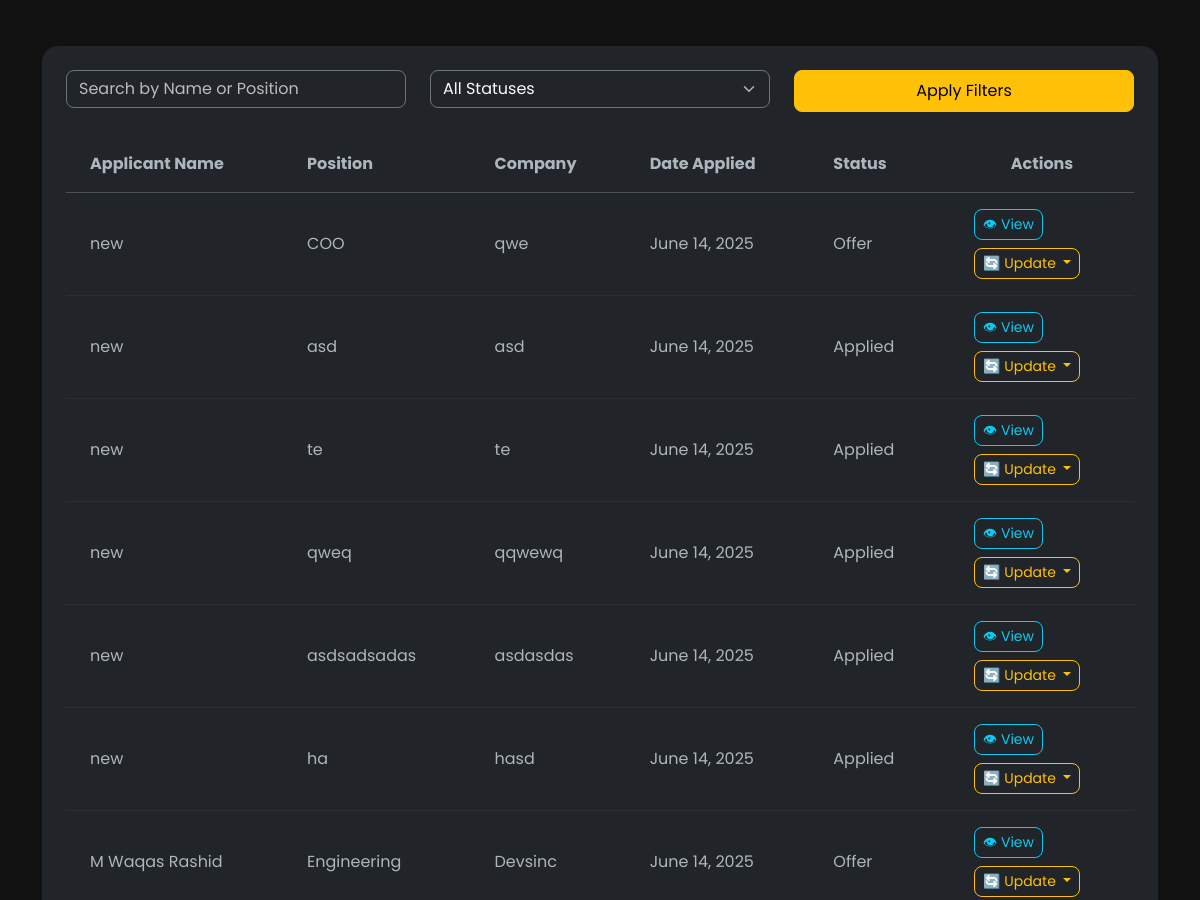
Before: /tracker/history/ (signed in, middle part) with the older database file.
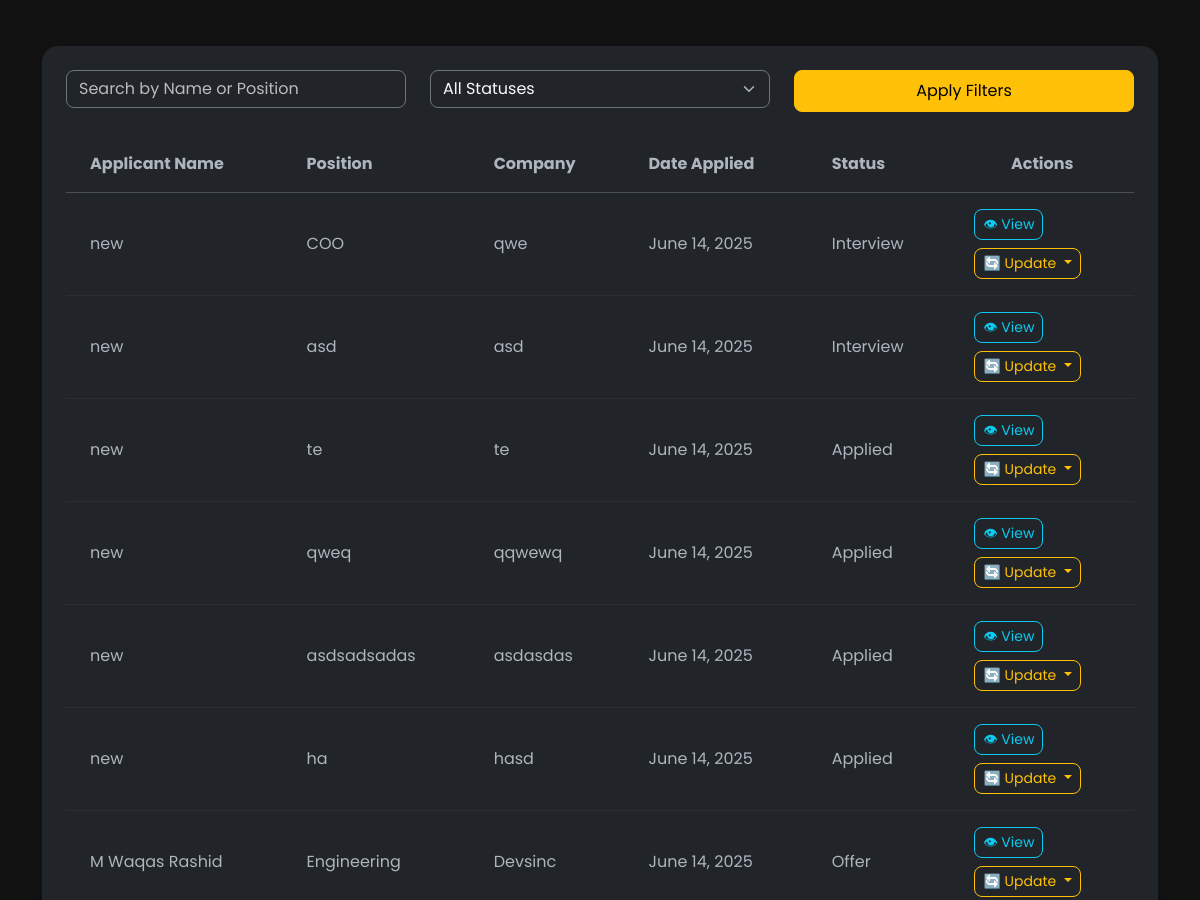
After: the same page with the newer database file.
### tracker/models.py (models this page shows, shortened)
class Application(models.Model):
    STATUS_CHOICES = [
        ('pending', 'Pending'),
        ('applied', 'Applied'),
        ('interview', 'Interview'),
        ('offer', 'Offer'),
        ('rejected', 'Rejected'),
        ('joined', 'Joined'),
        ('dropped', 'Dropped'),
    ]
    applicant = models.ForeignKey(Applicant, on_delete=models.CASCADE, null=True, blank=True)
    job = models.ForeignKey(Job, on_delete=models.CASCADE, null=True, blank=True)
    date_applied = models.DateField()  # Application Date
    status = models.CharField(max_length=50, choices=STATUS_CHOICES, default='pending')
    notes = models.TextField(blank=True)  # Additional Notes
    cover_letter = models.TextField(blank=True)  # Cover Letter
    resume = models.FileField(upload_to='resumes/', blank=True, null=True)  # Resume file upload
    deadline = models.DateField(null=True, blank=True)  # Application Deadline

class Applicant(models.Model):
    user = models.ForeignKey(User, on_delete=models.CASCADE, null=True, blank=True)
    name = models.CharField(max_length=255)
    email = models.EmailField()
    phone = models.CharField(max_length=15)

class Job(models.Model):
    title = models.CharField(max_length=255)
    company = models.CharField(max_length=255)
    website_link = models.URLField(max_length=200)
    source = models.CharField(max_length=255)  # From where the job was applied (e.g., LinkedIn, Indeed, etc.)

### tracker/views.py (the view)
# urls.py: path('history/', views.application_history, name='application_history'),
@login_required
def application_history(request):
    user = request.user
    applications = Application.objects.filter(applicant__user=user).select_related('applicant', 'job')
    context = {
        'applications': applications
    }
    return render(request, 'application_history.html', context)

### tracker/templates/application_history.html (shortened to what this page needs)
{% extends 'base.html' %}
{% load static %}
{% block content %}
<section class="py-5" style="background-color: #121212; min-height: calc(100vh - 120px);">
  <div class="container">
    <div class="bg-dark p-4 rounded-4 shadow-sm">
      <div class="row mb-4">
        <div class="col-md-4">
          <input type="text" class="form-control bg-dark text-light border border-secondary rounded-3" placeholder="Search by Name or Position" id="search">
        </div>
        <div class="col-md-4">
          <select class="form-select bg-dark text-light border border-secondary rounded-3" id="status-filter">
            <option value="">All Statuses</option>
          </select>
        </div>
        <div class="col-md-4 text-center">
          <button class="btn btn-warning px-4 py-2 w-100 rounded-3" id="filter-btn">Apply Filters</button>
        </div>
      </div>
      <div class="table-responsive mb-5">
        <table class="table align-middle text-light" style="background-color: #1a1a1a; border-radius: 12px; overflow: hidden;">
          <thead class="text-warning" style="background-color: #2a2a2a;">
            <tr>
              <th class="py-3 px-4">Applicant Name</th>
              <th class="py-3 px-4">Position</th>
              <th class="py-3 px-4">Company</th>
              <th class="py-3 px-4">Date Applied</th>
              <th class="py-3 px-4">Status</th>
              <th class="py-3 px-4 text-center">Actions</th>
            </tr>
          </thead>
          <tbody>
            {% for application in applications %}
            <tr style="background-color: #1a1a1a; border-bottom: 1px solid #2e2e2e;" data-status="{{ application.status }}">
              <td class="py-3 px-4">{{ application.applicant.name }}</td>
              <td class="py-3 px-4">{{ application.job.title }}</td>
              <td class="py-3 px-4">{{ application.job.company }}</td>
              <td class="py-3 px-4">{{ application.date_applied }}</td>
              <td class="py-3 px-4">{{ application.get_status_display }}</td>
              <td class="py-3 px-4 text-center">
                <div class="d-flex flex-column gap-2 align-items-center align-items-md-start">
                  <button class="btn btn-sm btn-outline-info rounded-3" data-bs-toggle="modal" title="View application details" data-bs-target="#appModal{{ application.id }}">
                    👁 View
                  </button>
                  {% if application.id %}
                  <div class="dropdown">
                    <button class="btn btn-sm btn-outline-warning dropdown-toggle rounded-3" type="button" data-bs-toggle="dropdown" aria-expanded="false">
                      🔄 Update
                    </button>
                  </div>
                  {% else %}
                  <span class="text-muted">Invalid ID</span>
                  {% endif %}
                </div>
              </td>
            </tr>
            {% endfor %}
          </tbody>
        </table>
      </div>
    </div>
  </div>
</section>
{% endblock %}

Changed rows visible on the page:
changed Application "COO": status "Offer" → "Interview"
changed Application "asd": status "Applied" → "Interview"
